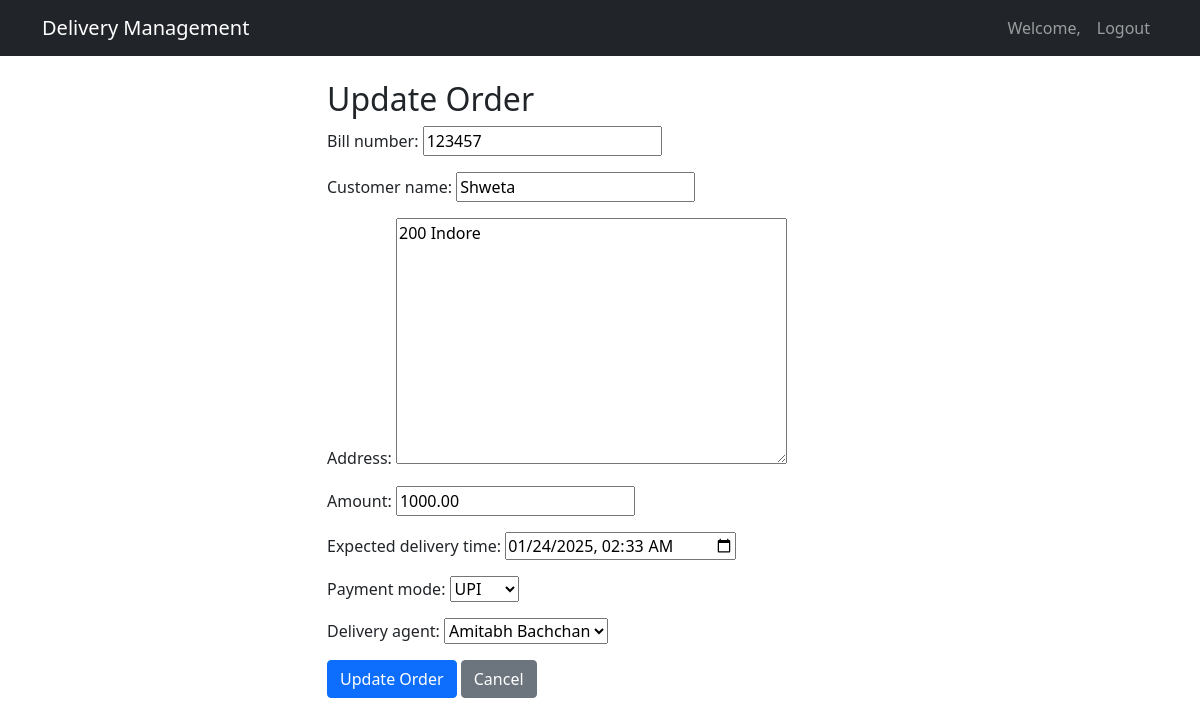
Screenshot of /order/2/update/ (signed in) with the database file from the repository.
### delivery_app/models.py (models this page shows, shortened)
class Order(models.Model):
    PAYMENT_CHOICES = [
        ('CASH', 'Cash'),
        ('CARD', 'Card'),
        ('UPI', 'UPI'),
    ]
    bill_number = models.CharField(max_length=50, unique=True)
    customer_name = models.CharField(max_length=100)
    address = models.TextField()
    amount = models.DecimalField(max_digits=10, decimal_places=2)
    expected_delivery_time = models.DateTimeField()
    delivered_at = models.DateTimeField(null=True, blank=True)
    payment_mode = models.CharField(max_length=10, choices=PAYMENT_CHOICES)
    delivery_agent = models.ForeignKey(DeliveryAgent, on_delete=models.SET_NULL, null=True, blank=True)
    created_at = models.DateTimeField(auto_now_add=True)
    updated_at = models.DateTimeField(auto_now=True)

### delivery_app/views.py (the view)
# urls.py: path('order/<int:order_id>/update/', views.update_order, name='update_order'),
@login_required
def update_order(request, order_id):
    order = get_object_or_404(Order, id=order_id)
    if is_delivery_agent(request.user) and order.delivery_agent != request.user.deliveryagent:
        messages.error(request, 'You are not authorized to update this order.')
        return redirect('dashboard')
    if request.method == 'POST':
        if is_admin(request.user):
            form = OrderForm(request.POST, instance=order)
        else:
            form = AgentOrderUpdateForm(request.POST, instance=order)
        if form.is_valid():
            form.save()
            messages.success(request, 'Order updated successfully!')
            return redirect('dashboard')
    else:
        if is_admin(request.user):
            form = OrderForm(instance=order)
        else:
            form = AgentOrderUpdateForm(instance=order)
    context = {
        'form': form,
        'order': order,
    }
    return render(request, 'update_order.html', context)

### delivery_app/forms.py
class OrderForm(forms.ModelForm):
    class Meta:
        model = Order
        fields = ['bill_number', 'customer_name', 'address', 'amount',
                 'expected_delivery_time', 'payment_mode', 'delivery_agent']
        widgets = {
            'expected_delivery_time': forms.DateTimeInput(attrs={'type': 'datetime-local'}),
        }

### delivery_app/models.py (called while the page is built)
    def __str__(self):
        return self.user.get_full_name()

### delivery_app/views.py (called while the page is built)
def is_admin(user):
    return user.is_superuser

def is_delivery_agent(user):
    return hasattr(user, 'deliveryagent')

### templates/update_order.html (shortened to what this page needs)
{% extends 'base.html' %}
{% block content %}
<div class="row">
    <div class="col-md-6 offset-md-3">
        <h2>Update Order</h2>
        <form method="post">
            {{ form.as_p }}
            <button type="submit" class="btn btn-primary">Update Order</button>
            <a href="{% url 'dashboard' %}" class="btn btn-secondary">Cancel</a>
        </form>
    </div>
</div>
{% endblock %}

### rows the page displays
Order: bill_number "123457", customer_name "Shweta", address "200 Indore", amount "1000.00", expected_delivery_time "01/24/2025 02:33", payment_mode "UPI", delivery_agent "Amitabh Bachchan"
